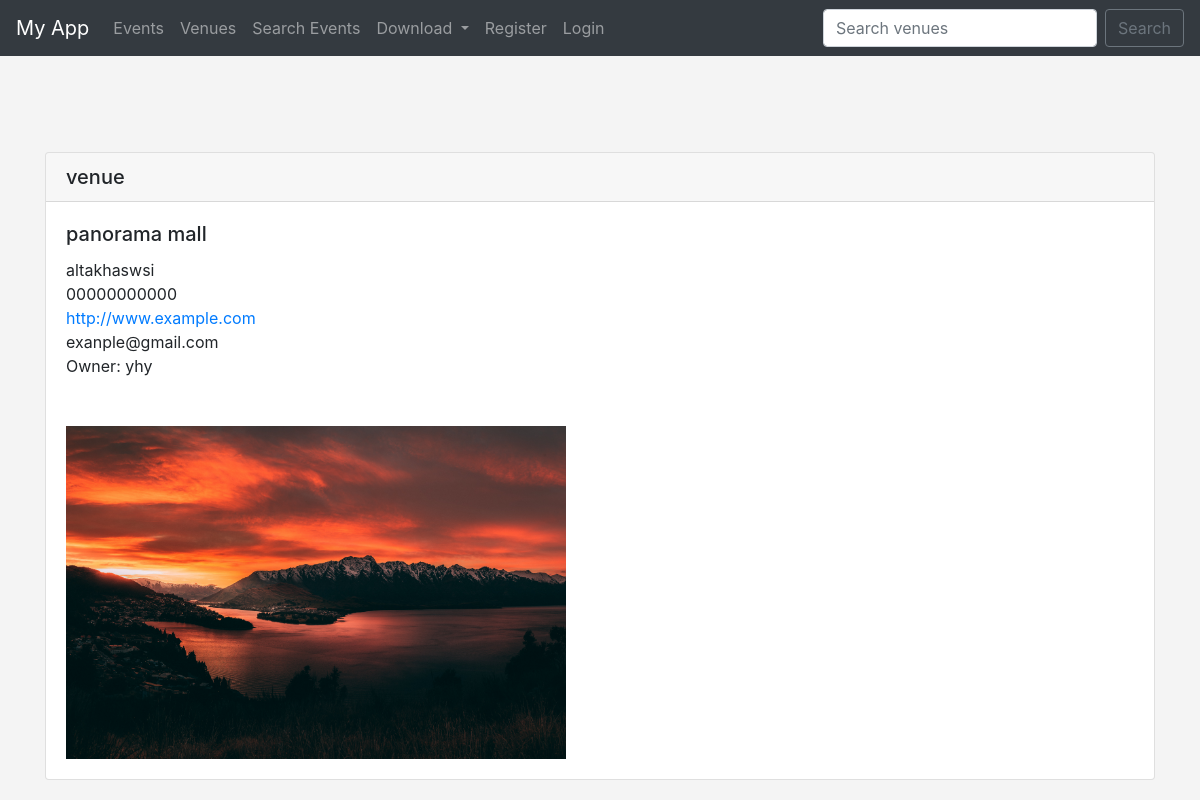
Page /show_venue/1 on the committed database.
### event/models.py (models this page shows)
class Venue(models.Model):
    name = models.CharField('name',  max_length=120)
    address = models.CharField('address',  max_length=120)
    phone = models.CharField('phone',  max_length=120, blank=True)  # blank=True means the field is not mandatory.
    website = models.URLField('website',  max_length=120, blank=True)
    email = models.EmailField('email',  max_length=120, blank=True)
    owner = models.IntegerField("Venue Owner", blank=False, default=1)
    venue_image = models.ImageField(null=True, blank=True, upload_to="images/")
    def __str__(self):
        return self.name

### event/views.py (the view)
# urls.py: path('show_venue/<venue_id>', views.show_venue, name='show-venue'),
def show_venue(request, venue_id):
    venue = Venue.objects.get(pk=venue_id)
    venue_owner = User.objects.get(pk=venue.owner)
    return render(request, 'event/show_venue.html',
    {'venue':venue, 'venue_owner': venue_owner})

### event/templates/event/show_venue.html
{% extends 'event/base.html' %}
{% block content %}
<div class="card">
    <h5 class="card-header">venue</h5>
    <div class="card-body">
      <h5 class="card-title"> {{venue}} </h5>
      <p class="card-text">
        {{venue.address}} <br>
        {{venue.phone}} <br>
        <a href="{{venue.website}}">{{venue.website}}</a> <br>
        {{venue.email}} <br>
        Owner: {{ venue_owner }}<br>
        <br> <br>
        {% if venue.venue_image %}
         <img src="{{ venue.venue_image.url }}" width="500">
        {% endif %}
      </p>
    </div>
  </div>
{% endblock %}

### event/templates/event/base.html (style rules this page uses)
body { background: #f4f4f4; }

### rows in the picture
Venue: name "panorama mall", address "altakhaswsi", phone "00000000000", website "http://www.example.com", email "exanple@gmail.com", venue_image (picture)

### other values in the picture
{{ venue_owner }} "yhy"
